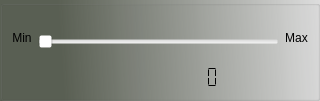
<?xml version="1.0" encoding="UTF-8"?>
<ui version="4.0">
 <class>SliderVForm</class>
 <widget class="QWidget" name="SliderVForm">
  <property name="geometry">
   <rect>
    <x>0</x>
    <y>0</y>
    <width>320</width>
    <height>101</height>
   </rect>
  </property>
  <property name="windowTitle">
   <string/>
  </property>
  <layout class="QGridLayout" name="gridLayout_2">
   <property name="margin">
    <number>0</number>
   </property>
   <item row="0" column="0">
    <widget class="QGroupBox" name="groupBox">
     <property name="autoFillBackground">
      <bool>false</bool>
     </property>
     <property name="styleSheet">
      <string notr="true">background-color: qlineargradient(spread:pad, x1:0.182, y1:0.0170455, x2:1, y2:0, stop:0 rgba(54, 61, 46, 205), stop:1 rgba(221, 221, 221, 255));</string>
     </property>
     <property name="title">
      <string/>
     </property>
     <property name="flat">
      <bool>false</bool>
     </property>
     <layout class="QGridLayout" name="gridLayout">
      <item row="0" column="0">
       <layout class="QVBoxLayout" name="verticalLayout">
        <item>
         <layout class="QHBoxLayout" name="horizontalLayout">
          <item>
           <widget class="QLabel" name="labelMin">
            <property name="sizePolicy">
             <sizepolicy hsizetype="Maximum" vsizetype="Minimum">
              <horstretch>0</horstretch>
              <verstretch>0</verstretch>
             </sizepolicy>
            </property>
            <property name="styleSheet">
             <string notr="true">background-color: rgba(255, 255, 255, 0);</string>
            </property>
            <property name="text">
             <string>Min</string>
            </property>
            <property name="alignment">
             <set>Qt::AlignCenter</set>
            </property>
           </widget>
          </item>
          <item>
           <widget class="QSlider" name="verticalSlider">
            <property name="sizePolicy">
             <sizepolicy hsizetype="Minimum" vsizetype="Minimum">
              <horstretch>0</horstretch>
              <verstretch>0</verstretch>
             </sizepolicy>
            </property>
            <property name="styleSheet">
             <string notr="true">background-color: rgba(255, 255, 255, 0);</string>
            </property>
            <property name="maximum">
             <number>9</number>
            </property>
            <property name="pageStep">
             <number>1000</number>
            </property>
            <property name="orientation">
             <enum>Qt::Horizontal</enum>
            </property>
            <property name="invertedAppearance">
             <bool>false</bool>
            </property>
            <property name="invertedControls">
             <bool>false</bool>
            </property>
            <property name="tickPosition">
             <enum>QSlider::TicksAbove</enum>
            </property>
           </widget>
          </item>
          <item>
           <widget class="QLabel" name="labelMax">
            <property name="sizePolicy">
             <sizepolicy hsizetype="Maximum" vsizetype="Minimum">
              <horstretch>0</horstretch>
              <verstretch>0</verstretch>
             </sizepolicy>
            </property>
            <property name="autoFillBackground">
             <bool>false</bool>
            </property>
            <property name="styleSheet">
             <string notr="true">background-color: rgba(255, 255, 255, 0);</string>
            </property>
            <property name="text">
             <string>Max</string>
            </property>
            <property name="alignment">
             <set>Qt::AlignCenter</set>
            </property>
           </widget>
          </item>
         </layout>
        </item>
        <item>
         <widget class="QLCDNumber" name="lcdNumber">
          <property name="sizePolicy">
           <sizepolicy hsizetype="Minimum" vsizetype="Maximum">
            <horstretch>0</horstretch>
            <verstretch>0</verstretch>
           </sizepolicy>
          </property>
          <property name="font">
           <font>
            <weight>50</weight>
            <bold>false</bold>
           </font>
          </property>
          <property name="autoFillBackground">
           <bool>false</bool>
          </property>
          <property name="styleSheet">
           <string notr="true">background-color: rgba(255, 255, 255, 0);</string>
          </property>
          <property name="frameShape">
           <enum>QFrame::StyledPanel</enum>
          </property>
          <property name="frameShadow">
           <enum>QFrame::Plain</enum>
          </property>
          <property name="smallDecimalPoint">
           <bool>true</bool>
          </property>
          <property name="numDigits">
           <number>10</number>
          </property>
          <property name="segmentStyle">
           <enum>QLCDNumber::Flat</enum>
          </property>
         </widget>
        </item>
       </layout>
      </item>
     </layout>
    </widget>
   </item>
  </layout>
 </widget>
 <resources/>
 <connections>
  <connection>
   <sender>verticalSlider</sender>
   <signal>sliderMoved(int)</signal>
   <receiver>lcdNumber</receiver>
   <slot>display(int)</slot>
   <hints>
    <hint type="sourcelabel">
     <x>92</x>
     <y>44</y>
    </hint>
    <hint type="destinationlabel">
     <x>101</x>
     <y>68</y>
    </hint>
   </hints>
  </connection>
 </connections>
</ui>
